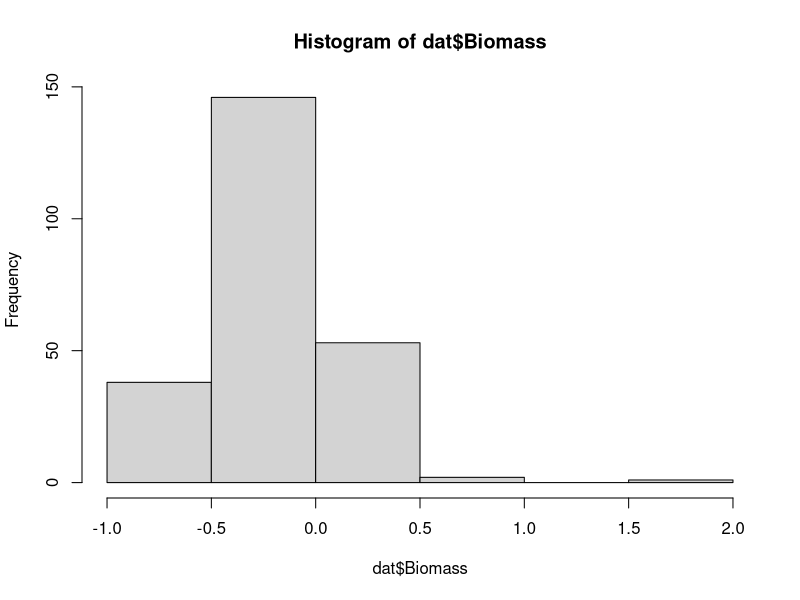
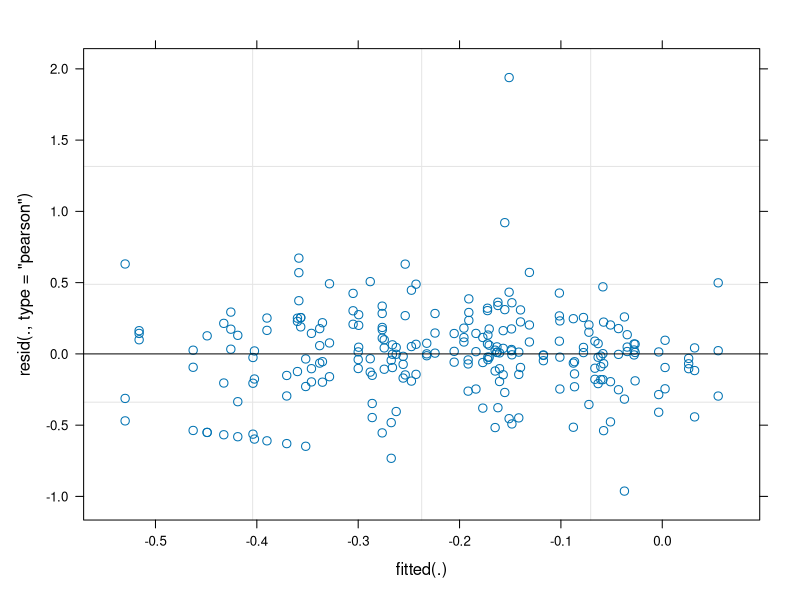
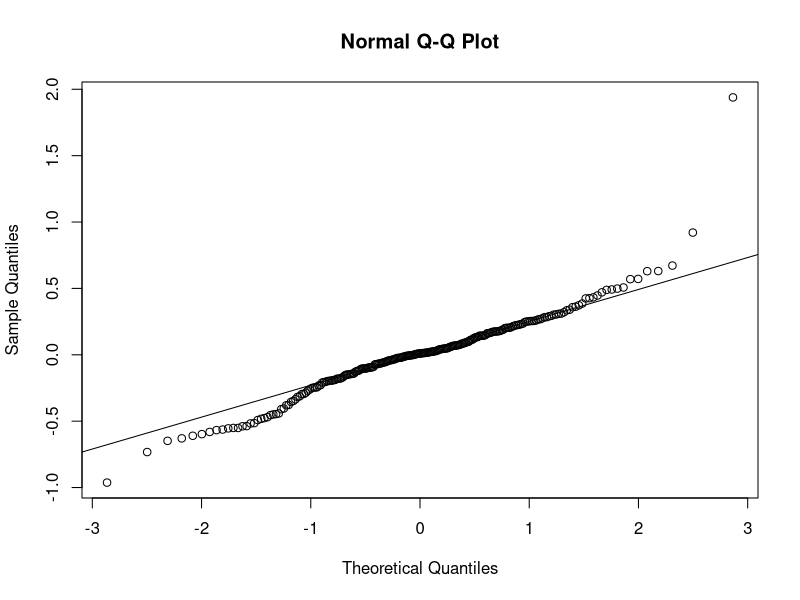
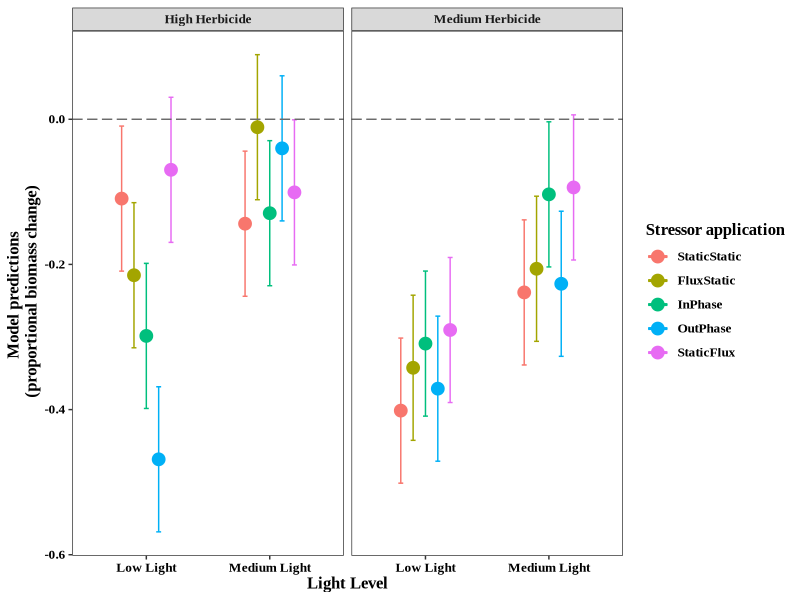

Generate these figures, in order, with R:
#Figure 3 - Analysis of experimental results, model predictions
#using lmer to model predictions for biomass proportional change
library(lmerTest)
library(lme4)
library(readr)
library(ggplot2)
library(tidyverse)

dat <- read.csv("Biomass_change.csv", fileEncoding = 'UTF-8-BOM')
dat <- as.data.frame(unclass(dat), stringsAsFactors = TRUE)
dat$Week <- as.factor(dat$Week)
hist(dat$Biomass)
str(dat)
dat$Stressor_app <- relevel(factor(dat$Stressor_app), 
                            ref = "StaticStatic")  


m1 <- lmer(Biomass ~ Stressor_app * Light_level * Diuron_level +
             (1|Week), data = dat)

plot(m1)
qqnorm(resid(m1))
qqline(resid(m1))
summary(m1)
anova(m1)

#formatted figure with SE
easyPredSE <- function(model,newdata=NULL,alpha=0.05) {
  ## baseline prediction, on the linear predictor (logit) scale:
  pred0 <- predict(model,re.form=NA,newdata=newdata)
  ## fixed-effects model matrix for new data
  X <- model.matrix(formula(model,fixed.only=TRUE)[-2],newdata)
  beta <- fixef(model) ## fixed-effects coefficients
  V <- vcov(model)     ## variance-covariance matrix of beta
  pred.se <- sqrt(diag(X %*% V %*% t(X))) ## std errors of predictions
  ## inverse-link function
  linkinv <- family(model)$linkinv
  crit <- -qnorm(alpha/2)
  linkinv(cbind(conf.low=pred0-pred.se,
                conf.high=pred0+pred.se))
}

newdata <- dat %>% 
  select(Stressor_app, Light_level, Diuron_level) %>%
  distinct()
newdata$mean <- predict(m1, re.form=NA,
                        newdata = newdata)

dat$Light_level <- factor(dat$Light_level, levels = c("Medium Light", "Low Light"))
dat$Diuron_level <- factor(dat$Diuron_level, levels = c("Medium Herbicide", "High Herbicide"))
dat$Stressor_app <- factor(dat$Stressor_app, levels = c("StaticStatic", "StaticFlux", "FluxStatic", "InPhase", "OutPhase"))

SEs <- easyPredSE(m1, newdata = newdata)
newdata$lwr <- SEs[,1]
newdata$upr <- SEs[,2]

newdata %>%
  ggplot() +
  aes(x = Light_level, y = mean, colour = Stressor_app) +
  geom_errorbar(aes(ymin = lwr, ymax = upr), width = 0.2, position = position_dodge(width = 0.5)) +
  geom_point(size = 4,  position = position_dodge(0.5)) +
  #geom_linerange(aes(ymin = lwr, ymax = upr) +
  geom_line(aes(y = mean), size = 1) +
  facet_grid(~Diuron_level) +
  theme_bw()+
  theme(text = element_text(family="Times New Roman", size = 12, face = "bold"), 
        axis.text.x = element_text(angle = 0, vjust=0.6, color = "black"),
        axis.text.y = element_text(color = "black"))+
  theme(panel.grid.minor=element_blank(),
        panel.grid.major=element_blank())+
  geom_hline(yintercept = 0, colour = "grey42", size = 0.5, linetype = "longdash")+
  ylab("Model predictions \n (proportional biomass change)") +
  xlab("Light Level") + 
  scale_colour_discrete("Stressor application")
